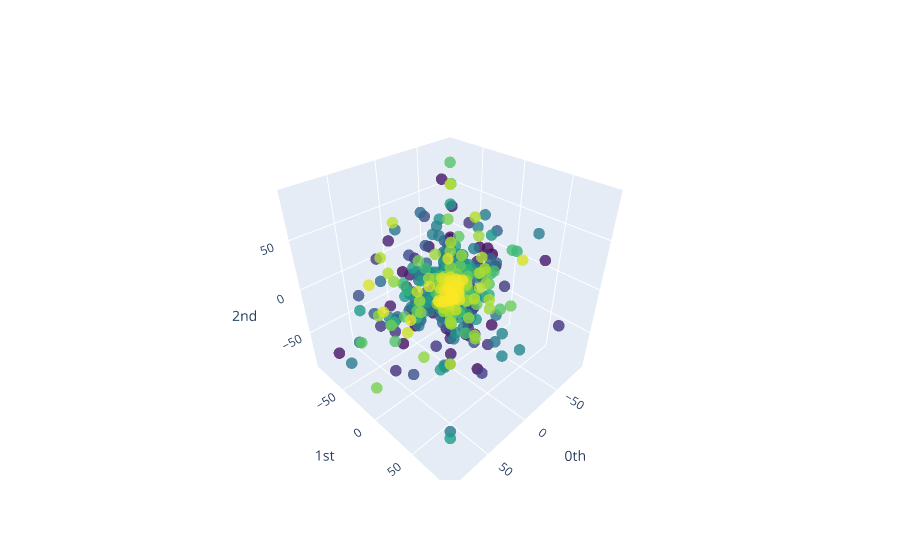

The code cell stored with this chart in its notebook:
### Code cell
plot_point_cloud(anglez_point_cloud).show()

### Figure 1 — Plotly figure (JSON) as saved in the notebook; plotly's stock layout.template omitted (floating-point values rounded to 4 significant figures; data arrays with more than 128 entries replaced by an {"elided": "..."} marker saying what was removed)
{"data": [{"marker": {"color": {"elided": "780 int values"}, "colorscale": [[0, "#440154"], [0.1111, "#482878"], [0.2222, "#3e4989"], [0.3333, "#31688e"], [0.4444, "#26828e"], [0.5556, "#1f9e89"], [0.6667, "#35b779"], [0.7778, "#6ece58"], [0.8889, "#b5de2b"], [1, "#fde725"]], "opacity": 0.8, "size": 4}, "mode": "markers", "type": "scatter3d", "x": {"elided": "780 float values"}, "y": {"elided": "780 float values"}, "z": {"elided": "780 float values"}}], "layout": {"scene": {"xaxis": {"exponentformat": "e", "showexponent": "all", "title": {"text": "0th"}, "type": "linear"}, "yaxis": {"exponentformat": "e", "showexponent": "all", "title": {"text": "1st"}, "type": "linear"}, "zaxis": {"exponentformat": "e", "showexponent": "all", "title": {"text": "2nd"}, "type": "linear"}}}}
